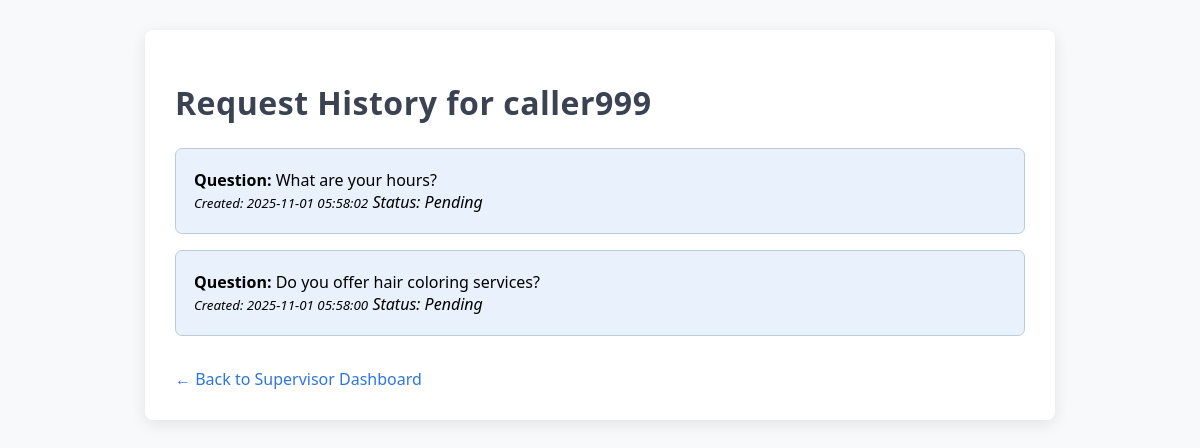
The app's page /caller/caller999 with its own data.
### db.py (models this page shows)
class Request(Base):
    __tablename__ = 'requests'
    id = Column(Integer, primary_key=True)
    question = Column(Text, nullable=False)
    caller = Column(String, nullable=False)
    status = Column(String, default='pending')
    created = Column(DateTime, default=lambda: datetime.now(timezone.utc))
    answer = Column(Text)

### supervisor_dashboard.py (the view)
@app.route('/caller/<caller_id>')
def caller_history(caller_id):
    requests = db.get_requests_by_caller(caller_id)
    return render_template('caller_history.html', requests=requests, caller=caller_id)

### db.py (called while the page is built)
def get_requests_by_caller(caller_id):
    return session.query(Request).filter_by(caller=caller_id).order_by(Request.created.desc()).all()

### templates/caller_history.html (shortened to what this page needs)
<!DOCTYPE html>
<html lang="en">
<head>
</head>
<body>
    <div class="container">
        <h1>Request History for {{ caller }}</h1>
        <ul>
            {% for r in requests %}
            <li class="card {% if r.status == 'resolved' %}resolved-card{% endif %}">
                <div>
                    <b>Question:</b> {{ r.question }}<br />
                    <small><i>Created: {{ r.created.strftime('%Y-%m-%d %H:%M:%S') }}</i></small>
                    {% if r.status == 'resolved' %}
                    <span class="answer">Answer: {{ r.answer }}</span>
                    {% else %}
                    <span><i>Status: Pending</i></span>
                    {% endif %}
                </div>
            </li>
            {% else %}
            <li><i>No requests found for this caller.</i></li>
            {% endfor %}
        </ul>
        <a href="/" class="back-link">← Back to Supervisor Dashboard</a>
    </div>
</body>
</html>

### templates/caller_history.html (style rules this page uses)
body { font-family: 'Segoe UI', Arial, sans-serif; background: #f8f9fa; margin: 0; padding: 0; }
.container { max-width: 850px; margin: 30px auto; background: #fff; border-radius: 8px; box-shadow: 0 4px 16px rgba(0,0,0,0.09); padding: 30px; }
h1 { color: #3B4252; margin-bottom: 24px; font-size: 2rem; letter-spacing: 0.5px; }
ul { list-style: none; padding: 0; }
.card { background: #e9f1fc; border: 1px solid #baccdb; margin-bottom: 16px; padding: 20px 18px; border-radius: 7px; }
a.back-link { color: #2d76e2; text-decoration: none; font-size: 1rem; margin-top: 16px; display: inline-block; }

### records on screen
Request: question "What are your hours?", created "2025-11-01 05:58:02", status "Status: Pending"
Request: question "Do you offer hair coloring services?", created "2025-11-01 05:58:00", status "Status: Pending"

### other values on screen
{{ caller }} "caller999"
